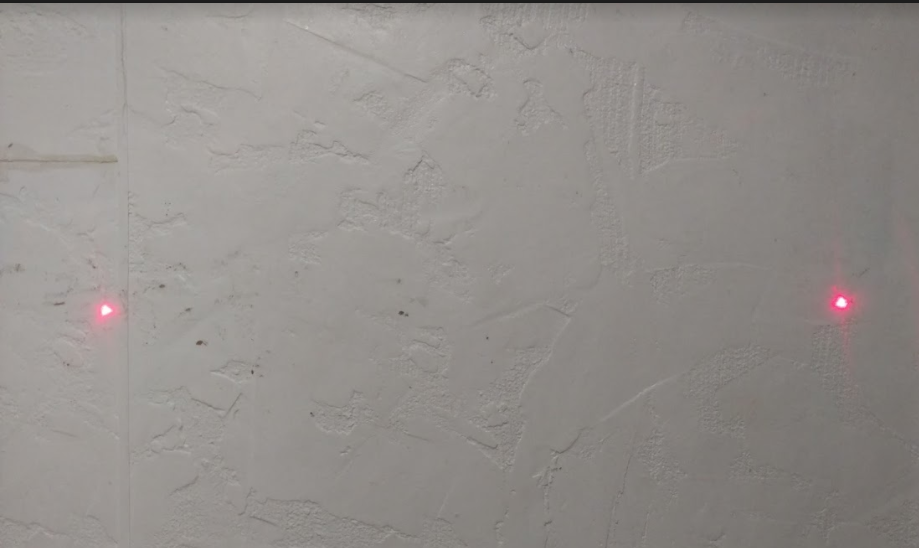
//> input picture vehware/cs555-visual-studio-skeleton-master/TestingImages3/6.PNG, 919 x 548 px
$ ./skeleton   (built with g++ and OpenCV 4)
//> lines starting //> are read from the running program, lines starting //| are printed output that depends on the picture; after the words box and inside, x2 and y2 are one past the last pixel; in counts of white or black regions, pixels touching at a corner belong together
#include <opencv2/core/core.hpp>
#include <opencv2/highgui/highgui.hpp>

#include <vector>
#include <stack>
#include <iostream>
#include <stdio.h>
#include <Windows.h>
#include <math.h>
#include <opencv2/imgproc/imgproc.hpp>
#include <algorithm>
# define M_PI           3.14159265358979323846  /* pi */
# define SIZE           14  /* pi */


using namespace std;
using namespace cv;

int lbl;
void swap(double *xp, double *yp);
const int MAX =3;
int searchNearest(int anArray[], int key);
void bubbleSort(double arr[], int n);
void search4CompNeighbors(Mat1i& image, int label, int row, int column);
int componentFinder(Mat1i& LB);
double labelArray[SIZE];
double labelArray2[SIZE];
int labelMatrix[10000][10000];
double getDistance(int a, int b, int x, int y);
void dotDetecter(int offset1, int offset2, Mat original_image);
void labeler(int offset1, int offset2, Mat gray, Mat1i imgw);


int main(int argc, char **argv) {


			const char *filename = "../../../TestingImages3/6.png";
			//the exact results are given by const char *filename = "../../../TestingImages3/2.bmp"; , const char *filename = "../../../TestingImages3/4.png"; , const char *filename = "../../../TestingImages3/6.png";

			int array_x[10000];
			int array_y[10000];
			int x_ctr = 0;
			int y_ctr = 0;

			int sum1_x = 0;
			int sum1_y = 0;

			int sum2_x = 0;
			int sum2_y = 0;

			int distances[3] = {160,365,576 };// distances are true for comparing 2.bmp, 4.png and 6.png because they are captured by same camera height and angle

			//Load two copies of the image. One to leave as the original, and one to be modified.
			//Done for display purposes only
			//Use CV_LOAD_IMAGE_GRAYSCALE for greyscale images
			Mat original_image = imread(filename);
//> original_image is the input picture: 548 rows x 919 cols, CV_8UC3; mean B, G, R 139, 142.3, 146.6
			Mat modified_image = imread(filename);
			//Mat hsi_image = imread(filename2);

			//Create a pointer so that we can quickly toggle between which image is being displayed
			Mat *image = &original_image;

			//Check that the images loaded
			if (!original_image.data || !modified_image.data) {
				cout << "ERROR: Could not load image data." << endl;
				return -1;
			}

			//Create the display window
			namedWindow("Unix Sample Skeleton");
			//cout << "make selection";
			//Replace center third of the image with white
			//This can be replaced with whatever filtering you need to do.
			int offset1 = image->rows;
//> offset1 = 548
			int offset2 = image->cols;
//> offset2 = 919
			imshow("Original Image", *image);

		//	modified_image=modified_image.grayScale

			dotDetecter(offset1, offset2, original_image);
//> the loop in dotDetecter, `for (int a = 0; a < offset1; a++)` made 548 passes
//> (b, g, r) on passes 1 to 3: (29, 29, 29), (29, 29, 29), (28, 28, 28)
//> after the loop in dotDetecter, `for (int a = 0; a < offset1; a++)`:
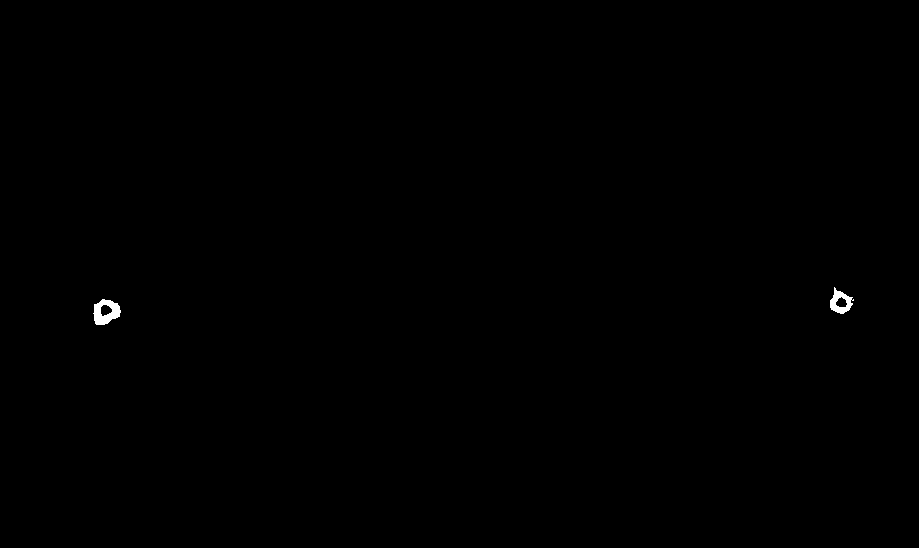
//> original_image: 548 rows x 919 cols, CV_8UC3; 0.15% white; 2 white regions, box (x1, y1, x2, y2) and area: (93, 299, 121, 325) 445, (830, 287, 854, 314) 314
//> after the loop in dotDetecter, `for (int a = 0; a < offset1; a++)`: b = 104; g = 107; r = 112

			Mat gray;

			// convert RGB image to gray
			cvtColor(original_image, gray, CV_BGR2GRAY);
			Mat1i imgw = Mat1i(gray.rows, gray.cols, 0);
			labeler(offset1, offset2, gray, imgw);

			componentFinder(imgw);
//> after the loop in componentFinder, `for (int row = 0; row < image.rows; ++row)`:
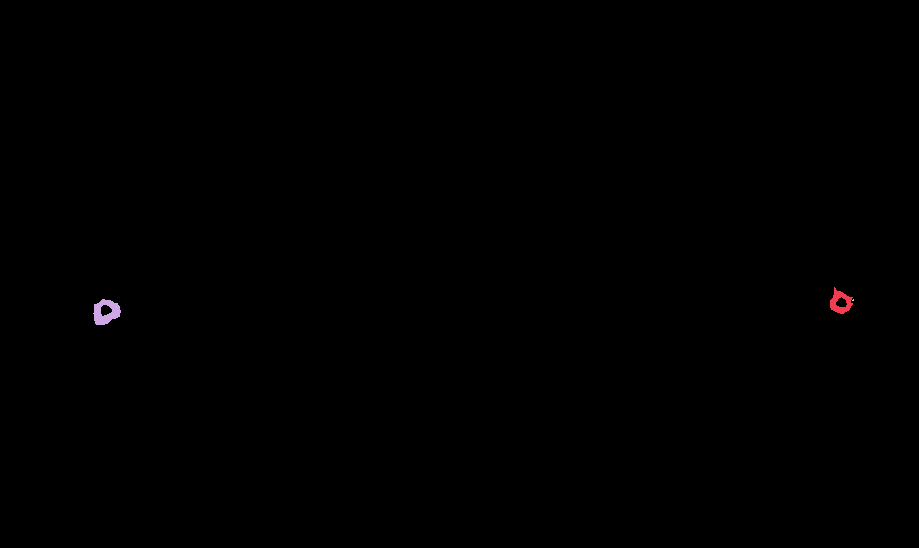
//> image: 548 rows x 919 cols, CV_32SC1; 4 distinct labels, from 0 to 3; one colour per label, 0 black
//> after the loop in componentFinder, `for (int row = 0; row < image.rows; ++row)`: label = 3; var = 53
//> in componentFinder, `lbl = label;`: lbl = 3

			for (size_t i = 0; i < SIZE; i++)
			{
				labelArray2[i] = labelArray[i];
			}

			sort(labelArray, labelArray + SIZE);
			cout << "---------";

			int firstDot = labelArray[SIZE-1];
			int secondDot = labelArray[SIZE-2];

			int lbl_values[2];

			int lbl_vl_ctr = 0;
			for (size_t i = 0; i < SIZE; i++)
			{
				if (labelArray2[i] == firstDot || labelArray2[i] == secondDot) {

					lbl_values[lbl_vl_ctr] = i;
					lbl_vl_ctr++;
				}

			}

			// [10 lines of commented-out code are left out]


			for (int row = 0; row < offset1; ++row) {
				for (int column = 0; column < offset2; ++column) {
					if (labelMatrix[row][column] == lbl_values[0]) {
						//cout << "a";
						sum1_x += row;
						sum1_y += column;
						x_ctr++;

					}
					if (labelMatrix[row][column] == lbl_values[1]){

						sum2_x += row;
						sum2_y += column;
						y_ctr++;

					}

				}

			}
//> after the loop, sum1_x = 93874; sum1_y = 261239; x_ctr = 311; sum2_x = 138781; sum2_y = 46980; y_ctr = 445


			double sum1x_avg = sum1_x / x_ctr;
//> sum1x_avg = 301
			double sum1y_avg = sum1_y / x_ctr;
//> sum1y_avg = 839

			double sum2x_avg = sum2_x / y_ctr;
//> sum2x_avg = 311
			double sum2y_avg = sum2_y / y_ctr;
//> sum2y_avg = 105

			//cout << sum1x_avg << endl;
			//cout << sum1y_avg << endl;

			double distance2 = getDistance(sum1x_avg, sum2x_avg, sum1y_avg, sum2y_avg);
//> distance2 = 576.1

			cout << "pixel distance is= " << distance2<<endl;
//| pixel distance is= 576.09


			original_image.at<Vec3b>(sum1x_avg, sum1y_avg)[0] = 0;
			original_image.at<Vec3b>(sum1x_avg, sum1y_avg+1)[1] = 255;
//> original_image: 548 rows x 919 cols, CV_8UC3; 1 pixels changed, all inside (x1, y1, x2, y2) = (840, 301, 841, 302)
			original_image.at<Vec3b>(sum1x_avg, sum1y_avg+2)[2] = 0;
			original_image.at<Vec3b>(sum1x_avg+1, sum1y_avg)[0] = 0;
			original_image.at<Vec3b>(sum1x_avg+1, sum1y_avg+1)[1] = 255;
//> original_image: 548 rows x 919 cols, CV_8UC3; mean B, G, R 0.4, 0.4, 0.4
			original_image.at<Vec3b>(sum1x_avg+1, sum1y_avg+2)[2] = 0;

			original_image.at<Vec3b>(sum1x_avg+2, sum1y_avg)[0] = 0;
			original_image.at<Vec3b>(sum1x_avg+2, sum1y_avg + 1)[1] = 255;
//> original_image: 548 rows x 919 cols, CV_8UC3; mean B, G, R 0.4, 0.4, 0.4
			original_image.at<Vec3b>(sum1x_avg+2, sum1y_avg + 2)[2] = 0;
			original_image.at<Vec3b>(sum1x_avg + 3, sum1y_avg)[0] = 0;
			original_image.at<Vec3b>(sum1x_avg + 3, sum1y_avg + 1)[1] = 255;
//> original_image: 548 rows x 919 cols, CV_8UC3; mean B, G, R 0.4, 0.4, 0.4
			original_image.at<Vec3b>(sum1x_avg + 3, sum1y_avg + 2)[2] = 0;

			original_image.at<Vec3b>(sum2x_avg, sum2y_avg)[0] = 51;
//> original_image: 548 rows x 919 cols, CV_8UC3; mean B, G, R 0.4, 0.4, 0.4
			original_image.at<Vec3b>(sum2x_avg, sum2y_avg + 1)[1] = 255;
//> original_image: 548 rows x 919 cols, CV_8UC3; mean B, G, R 0.4, 0.4, 0.4
			original_image.at<Vec3b>(sum2x_avg, sum2y_avg + 2)[2] = 255;
//> original_image: 548 rows x 919 cols, CV_8UC3; mean B, G, R 0.4, 0.4, 0.4
			original_image.at<Vec3b>(sum2x_avg + 1, sum2y_avg)[0] = 51;
//> original_image: 548 rows x 919 cols, CV_8UC3; mean B, G, R 0.4, 0.4, 0.4
			original_image.at<Vec3b>(sum2x_avg + 1, sum2y_avg + 1)[1] = 255;
//> original_image: 548 rows x 919 cols, CV_8UC3; mean B, G, R 0.4, 0.4, 0.4
			original_image.at<Vec3b>(sum2x_avg + 1, sum2y_avg + 2)[2] = 255;
//> original_image: 548 rows x 919 cols, CV_8UC3; mean B, G, R 0.4, 0.4, 0.4

			original_image.at<Vec3b>(sum2x_avg+2, sum2y_avg)[0] = 51;
//> original_image: 548 rows x 919 cols, CV_8UC3; mean B, G, R 0.4, 0.4, 0.4
			original_image.at<Vec3b>(sum2x_avg+2, sum2y_avg + 1)[1] = 255;
//> original_image: 548 rows x 919 cols, CV_8UC3; mean B, G, R 0.4, 0.4, 0.4
			original_image.at<Vec3b>(sum2x_avg+2, sum2y_avg + 2)[2] = 255;
//> original_image: 548 rows x 919 cols, CV_8UC3; mean B, G, R 0.4, 0.4, 0.4
			original_image.at<Vec3b>(sum2x_avg + 3, sum2y_avg)[0] = 51;
//> original_image: 548 rows x 919 cols, CV_8UC3; mean B, G, R 0.4, 0.4, 0.4
			original_image.at<Vec3b>(sum2x_avg + 3, sum2y_avg + 1)[1] = 255;
//> original_image: 548 rows x 919 cols, CV_8UC3; mean B, G, R 0.4, 0.4, 0.4
			original_image.at<Vec3b>(sum2x_avg + 3, sum2y_avg + 2)[2] = 255;

			imshow("Centers", original_image);


			for (int i = 0; i < 3; i++) {

			}

			int nearest = searchNearest(distances, distance2);
//> nearest = 2
			cout << "The distance is: " << (nearest+1)*2 <<" feet"<< endl;
//| The distance is: 6 feet

			//Display loop
			bool loop = true;
			while (loop) {
				imshow("Unix Sample Skeleton", *image);

				switch (cvWaitKey(15)) {
//> the Esc key is pressed
				case 27:  //Exit display loop if ESC is pressed
					loop = false;
					break;
				case 32:  //Swap image pointer if space is pressed
					if (image == &original_image) image = &modified_image;
					//else if (image == &modified_image) image = &hsi_image;
					else image = &original_image;
					break;
				default:
					break;
				}
			}


		}


		double getDistance(int a, int b, int x, int y) {

			int calculate = (a - x)*(a - x) + (b - y)*(b - y);

			return sqrt(calculate);

		}
		void labeler(int offset1, int offset2, Mat gray, Mat1i imgw) {


			for (int row = 0; row < offset1; ++row) {
				for (int column = 0; column < offset2; ++column) {
					if (gray.at<uchar>(row, column) > 40) {

						imgw(row, column) = 50;

					}

				}

			}
		}
		void search4CompNeighbors(Mat1i& image, int label, int row, int column)
		{

			labelArray[label]++;

			labelMatrix[row][column] = label;
			image(row, column) = label;


			if ((row - 1 > 0) && image(row - 1, column) == 50) {
				search4CompNeighbors(image, label, row - 1, column);
			}
			if ((row + 1 < image.rows) && image(row + 1, column) == 50) {
				search4CompNeighbors(image, label, row + 1, column);
			}
			if ((column - 1 > 0) && image(row, column - 1) == 50) {
				search4CompNeighbors(image, label, row, column - 1);
			}
			if ((column + 1 < image.cols) && image(row, column + 1) == 50) {
				search4CompNeighbors(image, label, row, column + 1);
			}


		}
		int componentFinder(Mat1i& image)
		{
			int label = 0;
			int var = 50;

			for (int row = 0; row < image.rows; ++row) {
				for (int column = 0; column < image.cols; ++column) {
					if (image(row, column) == 50) {
						label++;
						search4CompNeighbors(image, label, row, column);

					//	cout << "label ="<<label << endl;

						var++;
					}

				}
			}
			lbl = label;
			return label;
		}
		void dotDetecter(int offset1, int offset2, Mat original_image) {

			double b;
			double g;
			double r;

			for (int a = 0; a < offset1; a++) {

				for (int j = 0; j < offset2; j++) {


					b = original_image.at<Vec3b>(a, j)[0];
					g = original_image.at<Vec3b>(a, j)[1];
					r = original_image.at<Vec3b>(a, j)[2];


					if (r> 200 && b<=190 && g<=170) {

					//	cout << original_image.at<Vec3b>(a, j)<<endl;
						//cout << "---------------------------";

							original_image.at<Vec3b>(a, j)[0] = 255;
							original_image.at<Vec3b>(a, j)[1] = 255;
							original_image.at<Vec3b>(a, j)[2] = 255;


					}
					else {
						original_image.at<Vec3b>(a, j)[0] = 0;
						original_image.at<Vec3b>(a, j)[1] = 0;
						original_image.at<Vec3b>(a, j)[2] = 0;
					}


				}

			}

		}
		void swap(double *xp, double *yp)
		{
			double temp = *xp;
			*xp = *yp;
			*yp = temp;
		}

		void bubbleSort(double arr[], int n)
		{
			int i, j;
			for (i = 0; i < n - 1; i++)
				for (j = 0; j < n - i - 1; j++)
					if (arr[j] > arr[j + 1])
						swap(&arr[j], &arr[j + 1]);

		}


		int searchNearest(int anArray[], int key)
		{
			int value = abs(key - anArray[0]);
			int num = 0;

			for (int x = 0; x < MAX; x++)
			{
				if (value > abs(key - anArray[x]))
				{
					value = abs(key - anArray[x]);
					num = x;
				}
			}


			return num;

		}
